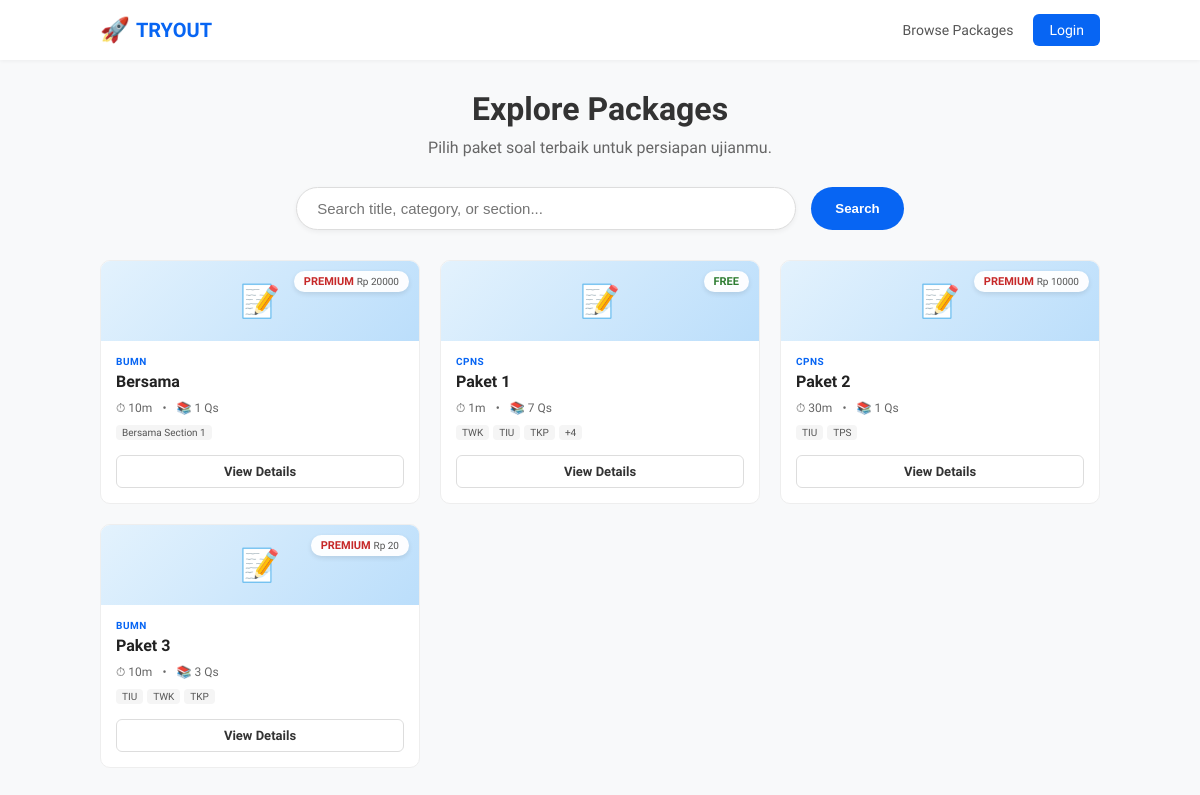
Page /packages/ on the committed database.
### exam/models.py (models this page shows, shortened)
class Package(models.Model):
    category = models.ForeignKey(ExamCategory, on_delete=models.PROTECT, related_name="packages")
    title = models.CharField(max_length=200)
    slug = models.SlugField(max_length=220, unique=True, blank=True)
    description = models.TextField(blank=True)
    is_paid = models.BooleanField(default=False)
    price = models.PositiveIntegerField(default=0)  # rupiah (opsional, MVP)
    duration_minutes = models.PositiveIntegerField(default=90)
    is_active = models.BooleanField(default=True)
    order_index = models.PositiveIntegerField(default=0)
    created_at = models.DateTimeField(auto_now_add=True)
    class Meta:
        ordering = ["order_index", "title"]

class ExamCategory(models.Model):
    name = models.CharField(max_length=120, unique=True)
    slug = models.SlugField(max_length=140, unique=True, blank=True)
    is_active = models.BooleanField(default=True)
    order_index = models.PositiveIntegerField(default=0)
    created_at = models.DateTimeField(auto_now_add=True)
    class Meta:
        ordering = ["order_index", "name"]

class Section(models.Model):
    package = models.ForeignKey(Package, on_delete=models.CASCADE, related_name="sections")
    title = models.CharField(max_length=120)
    order_index = models.PositiveIntegerField(default=0)
    class Meta:
        ordering = ["order_index", "id"]
        unique_together = [("package", "title")]

### exam/views.py (the view)
# urls.py: path("packages/", views.package_list, name="package_list"),
def package_list(request):
    q = request.GET.get("q", "")
    cat = request.GET.get("category", "")
    packages = Package.objects.filter(is_active=True).select_related("category").prefetch_related("sections")
    if q:
        packages = packages.filter(
            Q(title__icontains=q) |
            Q(category__name__icontains=q) |
            Q(sections__title__icontains=q)
        ).distinct()
    purchased_ids = []
    if request.user.is_authenticated:
        purchased_ids = list(UserPackage.objects.filter(user=request.user, is_purchased=True).values_list("package_id", flat=True))
    return render(request, "exam/package_list.html", {
        "packages": packages,
        "q": q,
        "selected_cat": cat,
        "purchased_ids": purchased_ids,
    })

### exam/templates/exam/package_list.html (shortened to what this page needs)
{% extends "core/base.html" %}
{% block content %}
<div style="text-align:center; margin-bottom:30px;">
  <h1 style="margin-bottom:10px;">Explore Packages</h1>
  <p style="color:#666; margin:0;">Pilih paket soal terbaik untuk persiapan ujianmu.</p>
</div>
<form class="toolbar" method="get">
  <input type="text" name="q" class="search-input" placeholder="Search title, category, or section..." value="{{ q }}">
  <button type="submit" class="btn-search">Search</button>
</form>
<div class="package-grid">
  {% for p in packages %}
  <div class="package-card">
    <div class="card-header">📝</div>
    {% if p.is_paid %}
      <div class="price-tag price-paid">
          PREMIUM
          {% if p.price > 0 %}
             <span style="font-weight:normal; font-size:10px; color:#555;">Rp {{ p.price }}</span>
          {% endif %}
      </div>
    {% else %}
      <div class="price-tag price-free">FREE</div>
    {% endif %}
    <div class="card-body">
      <div class="cat-badge">{{ p.category.name }}</div>
      <h3 class="pkg-title">{{ p.title }}</h3>
      <div class="pkg-meta">
        <span>⏱ {{ p.duration_minutes }}m</span>
        <span>•</span>
        <span>📚 {{ p.questions.count }} Qs</span>
      </div>
      {% if p.sections.all %}
      <div class="section-list">
          {% for s in p.sections.all|slice:":3" %}
            <span class="sec-tag">{{ s.title }}</span>
          {% endfor %}
          {% if p.sections.count > 3 %}
            <span class="sec-tag">+{{ p.sections.count|add:"-3" }}</span>
          {% endif %}
      </div>
      {% endif %}
      <a href="{% url 'package_detail' p.slug %}" class="btn-view">View Details</a>
    </div>
  </div>
  {% empty %}
  <div style="grid-column: 1/-1; text-align: center; padding: 40px; color: #999;">
    Tidak ada paket yang sesuai pencarian.
  </div>
  {% endfor %}
</div>
{% endblock %}

### core/templates/core/base.html (style rules this page uses)
:root { --primary: #0765f3; --primary-dark: #0551d8; --text: #333; --bg: #f8f9fa; }
body { margin: 0; font-family: 'Public Sans', -apple-system, BlinkMacSystemFont, "Segoe UI", Roboto, "Helvetica Neue", Arial, sans-serif; background-color: var(--bg); color: var(--text); }
a { color: var(--primary); text-decoration: none; }

### exam/templates/exam/package_list.html (style rules this page uses)
.toolbar { display: flex; gap: 15px; margin-bottom: 30px; justify-content: center; }
.search-input { width: 100%; max-width: 500px; padding: 12px 20px; border: 1px solid #ddd; border-radius: 30px; font-size: 15px; box-shadow: 0 2px 5px rgba(0,0,0,0.05); transition: all 0.2s; box-sizing: border-box; }
.btn-search { background: #0765f3; color: white; border: none; padding: 0 24px; border-radius: 30px; cursor: pointer; font-weight: 600; }
.package-grid { display: grid; grid-template-columns: repeat(auto-fill, minmax(240px, 1fr)); gap: 20px; }
.package-card { background: white; border: 1px solid #eee; border-radius: 10px; overflow: hidden; transition: transform 0.2s, box-shadow 0.2s; display: flex; flex-direction: column; position: relative; }
.card-header { height: 80px; background: linear-gradient(135deg, #e3f2fd 0%, #bbdefb 100%); display: flex; align-items: center; justify-content: center; font-size: 32px; }
.card-body { padding: 15px; flex: 1; display: flex; flex-direction: column; }
.cat-badge { font-size: 10px; text-transform: uppercase; color: #0765f3; letter-spacing: 0.5px; margin-bottom: 5px; font-weight: 700; }
.pkg-title { font-size: 16px; font-weight: 700; color: #222; margin: 0 0 8px 0; line-height: 1.3; }
.pkg-meta { font-size: 12px; color: #666; margin-bottom: 10px; display: flex; gap: 10px; }
.section-list { margin-bottom: 15px; display: flex; flex-wrap: wrap; gap: 4px; }
.sec-tag { background: #f5f5f5; color: #555; font-size: 10px; padding: 2px 6px; border-radius: 4px; }
.btn-view { margin-top: auto; display: block; text-align: center; background: white; border: 1px solid #ddd; color: #333; padding: 8px; border-radius: 6px; font-size: 13px; font-weight: 600; transition: all 0.2s; text-decoration: none; }
.price-tag { position: absolute; top: 10px; right: 10px; background: rgba(255, 255, 255, 0.95); padding: 4px 10px; border-radius: 20px; font-size: 11px; font-weight: bold; box-shadow: 0 2px 5px rgba(0, 0, 0, 0.1); }
.price-free { color: #2e7d32; }
.price-paid { color: #c62828; }

### rows in the picture
Package: price "20000", category.name "BUMN", title "Bersama", duration_minutes "10", questions.count "1"
Section: title "Bersama Section 1"
Package: is_paid "FREE", category.name "CPNS", title "Paket 1", duration_minutes "1", questions.count "7", sections.count|add "4"
Section: title "TWK"
Section: title "TIU"
Section: title "TKP"
Package: price "10000", category.name "CPNS", title "Paket 2", duration_minutes "30", questions.count "1"
Section: title "TIU"
Section: title "TPS"
Package: price "20", category.name "BUMN", title "Paket 3", duration_minutes "10", questions.count "3"
Section: title "TIU"
Section: title "TWK"
Section: title "TKP"
